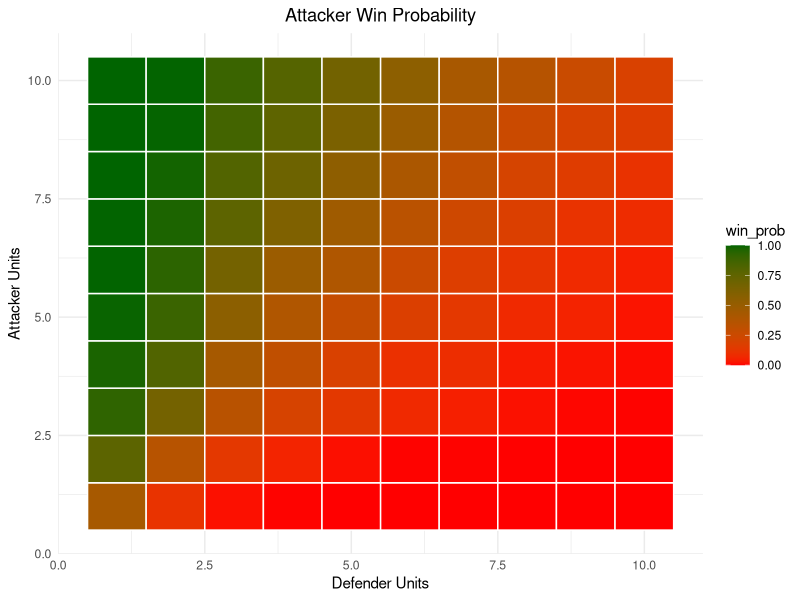
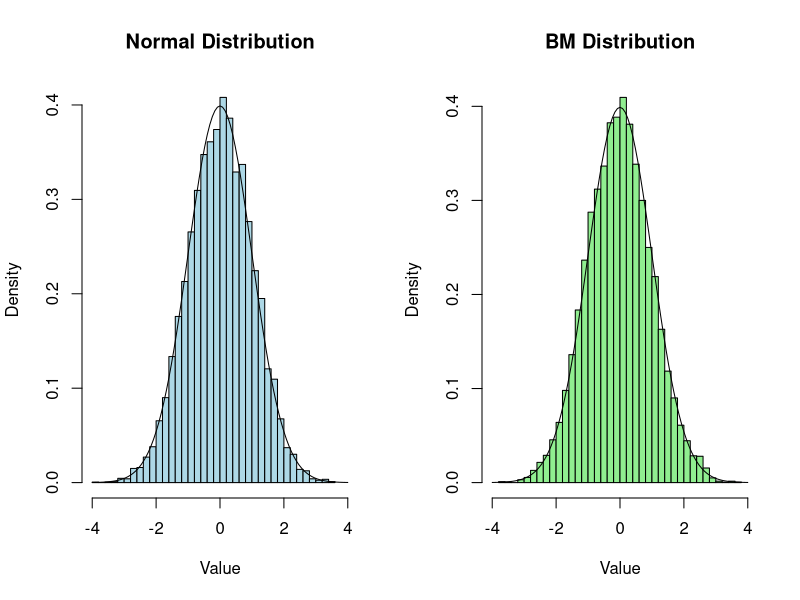
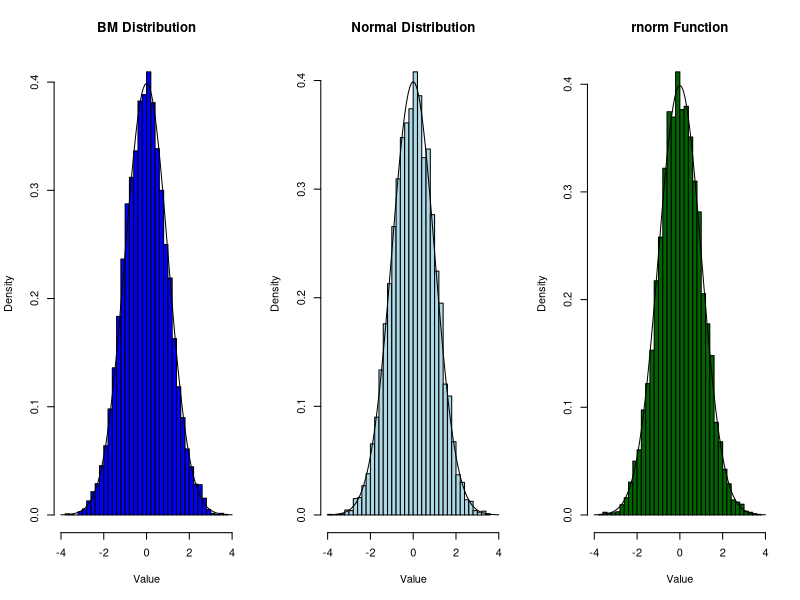
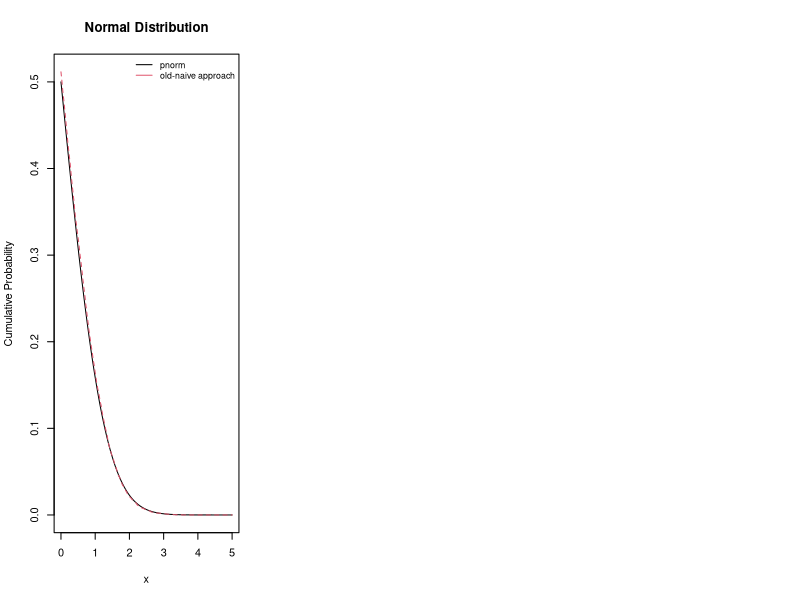
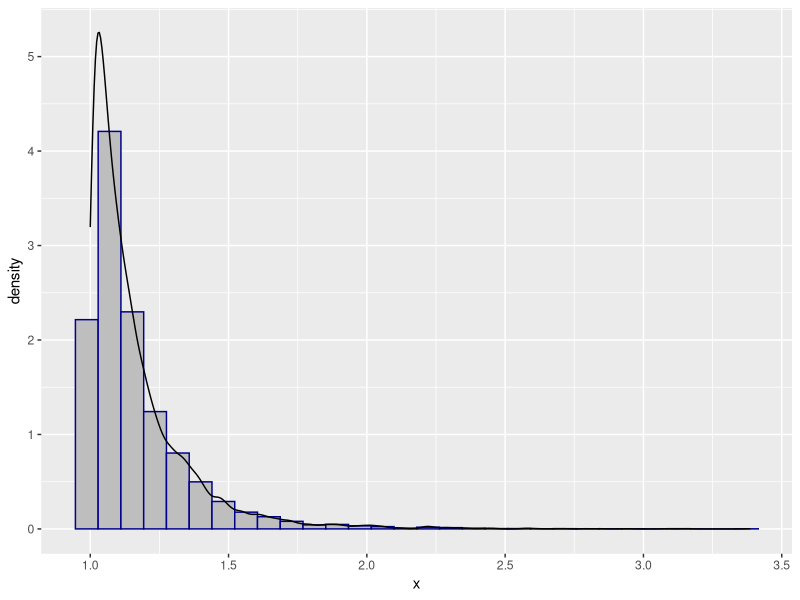
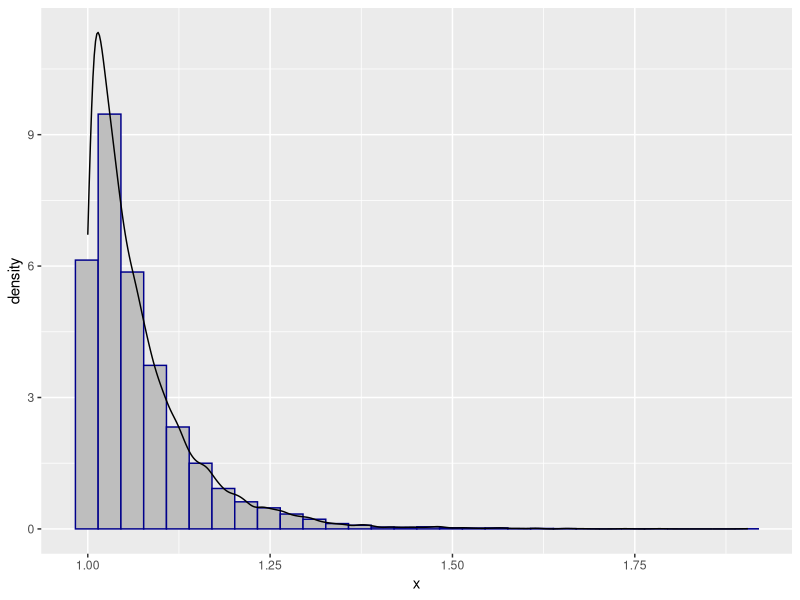
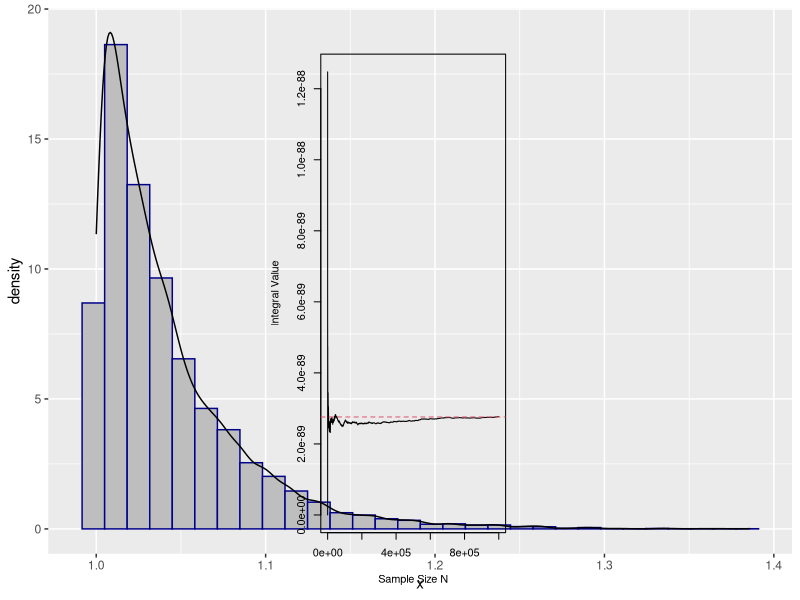

The R source for these figures, in order:
## ---- chunk 1
library(ggplot2)
library(patchwork)
library(tidyverse)
library(mixtools)
## ---- chunk 2
set.seed(123)
combat_round <- function(att_units,def_units,sim=10000) {
  Results = rep(NA,sim)
  AS<-att_units
  DS<-def_units
  for(i in 1:sim){
    while(def_units>0 & att_units>0){
      Dnum <- sort(sample(1:6, min(def_units,3),replace = TRUE),decreasing = T)
      Anum <- sort(sample(1:6, min(att_units,3),replace = TRUE),decreasing = T)
      for (j in 1:min(length(Dnum),length(Anum))){
        if(Anum[j]>Dnum[j]){
          def_units<-def_units-1
        }
        else{
          att_units<-att_units-1
        }
      }
    }
    Results[i]<- ifelse(att_units>0,1,0)
    att_units<-AS
    def_units<-DS
  }
  return(mean(Results))
}
## ---- chunk 3
prob_att_win <- function(){
  res<-sapply(1:10, function(x) {
  sapply(1:10, function(y) {
    combat_round(y,x,1000)
    })
  })
  return(res)
}

att_prob<- data.frame(
  attacker_unit<- rep(1:10,10),
  defender_unit<- rep(1:10,each= 10),
  win_prob<- as.vector(prob_att_win())
)
## ---- chunk 4
ggplot(att_prob,aes(x=defender_unit,y=attacker_unit,fill=win_prob))+
  geom_tile()+
  scale_fill_gradient(low="red",high="darkgreen")+
  labs(title = "Attacker Win Probability",x="Defender Units",y="Attacker Units")+
  geom_tile(color = "white",lwd = 0.5,linetype = 1)+
  theme_minimal()+
  theme(plot.title = element_text(hjust = 0.5))

## ---- chunk 5
print(combat_round(def_units=1,att_units=2,sim=10000))
## ---- chunk 6
#Using histograms to compare the above Normal generator with the Box–Muller algorithm

set.seed(13)

normal_functn_gen = function(sim){
  n<-12 
  Uz<-runif(sim*n,min = -0.5,max = 0.5) 
  Uz<-matrix(Uz,nrow=N,ncol=n) 
  Z<-apply(Uz,1,sum)
  return(Z)
}

N <- 10000

gen_norm<-normal_functn_gen(sim=10000)

U1 <- runif(N)
U2 <- runif(N)
X1 <- sqrt( -2*log(U1) )*cos(2*pi*U2)

par(mfrow=c(1,2))
hist(gen_norm, main="Normal Distribution", xlab="Value",col="lightblue" ,breaks=30,freq = F,xlim=c(-4,4))
curve(dnorm(x,0,1),add=T)
hist(X1, main="BM Distribution", xlab="Value",col="lightgreen" ,breaks=30,freq = F,xlim=c(-4,4))
curve(dnorm(x,0,1),add=T)
## ---- chunk 7
normgen <- rnorm(10000)
par(mfrow=c(1,3))
hist(X1, main="BM Distribution", xlab="Value",col="blue" ,breaks=30,freq = F,xlim=c(-4,4))
curve(dnorm(x,0,1),add=T)
hist(gen_norm, main="Normal Distribution", xlab="Value",col="lightblue" ,breaks=30,freq = F,xlim=c(-4,4))
curve(dnorm(x,0,1),add=T)
hist(normgen,xlab="Value",col="darkgreen" ,breaks=30,freq = F,xlim=c(-4,4), main = "rnorm Function")
curve(dnorm(x,0,1),add=T)
## ---- chunk 8
upper_tail_prob<- function(gen_norm,theta){
  prob=sum(gen_norm>theta)/length(gen_norm)
  return(prob)
}
x <- seq(0, 5, by = 0.01)
R<- sapply(seq(0, 5, by = 0.01), function(x) upper_tail_prob(gen_norm,x))
# Calculate cumulative probabilities using pnorm
prob <- 1-pnorm(x,0,1)
## ---- chunk 9
matplot(x, cbind(prob,R), 
        type = "l", 
        xlab = "x", 
        ylab = "Cumulative Probability", 
        main = "Normal Distribution")
legend("topright", legend = c("pnorm", "old-naive approach"), 
       col = 1:3, lty = 1, bty = "n", cex = 0.8)
## ---- chunk 10
#sampler for Pareto
xsampler<- function(n, gamma){
  u<- runif(n)
  x<-1/((1-u)^(1/gamma))
  return(x)
}

#sampler for Exponential
ysampler<- function(x){
  y<- log(x)
  return(y)
}
i=0
gamma = c(7,15,25)

x1=xsampler(10000,10)
y1=ysampler(x1)
x2<-xsampler(10000,10)
y2<- ysampler(x2)

#Histograms and densities for different value of gamma 
ggplot(data.frame(x=xsampler(10000,gamma[1])), aes(x)) +
  geom_histogram(aes(y=..density..), fill="gray",col="darkblue")+
  geom_density()
ggplot(data.frame(x=xsampler(10000,gamma[2])), aes(x)) +
  geom_histogram(aes(y=..density..), fill="gray",col="darkblue")+
  geom_density()
ggplot(data.frame(x=xsampler(10000,gamma[3])), aes(x)) +
  geom_histogram(aes(y=..density..), fill="gray",col="darkblue")+
  geom_density()
## ---- chunk 11
theme_set(theme_bw())

#Crude method to estimate the integral
set.seed(155523)
n <- 1000000
a <- 0
b <-  0.05 
u <-runif(n, a, b)

intfunc <- function(y){
  f = (1/sqrt(2*pi)) * (1/(y^2)) * (exp(-1/(2*(y^2))))
}



H1 = (b-a)* intfunc(u)
psi_hat_MC <- mean(H1) 
psi_hat_MC
## ---- chunk 12
#Corrisponding ergotic plot
set.seed(1234)
i_1n <- 1:n
plot( i_1n, cummean(H1), type='l', lwd=1,  
      xlab="Sample Size N", ylab="Integral Value",col=1)
abline(h=integrate(intfunc, a, b)$value, lwd=1, col=2, lty=2)
## ---- chunk 13
H2 <- (b-a)*intfunc(0.05-u) 
MC1 <- mean(H1)
MC2 <- mean(H2)

MCA <- (MC1+MC2)/2


MCE_MC1 <- sd(H1)/sqrt(n)
MCE_MC1 
MCE_MC2 <- sd(H2)/sqrt(n)
MCE_MC2 
## ---- chunk 14
MCE_MCA <- sqrt(1+cor(H1,H2))*sd(H1)/sqrt(2*n)
MCE_MCA 
## ---- chunk 15
effgain<- MCE_MCA/MCE_MC1
effgain
## ---- chunk 16
integrate(intfunc, a, b)
pnorm(20,0,1,lower.tail = F)
